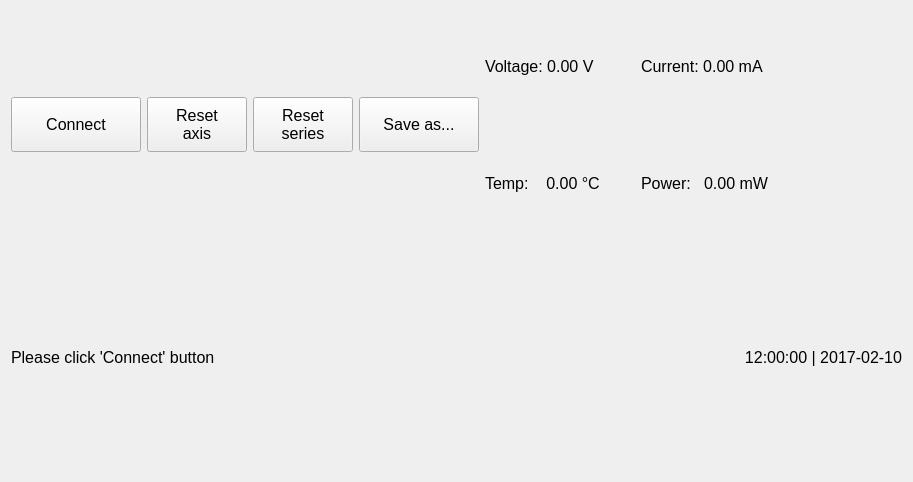
<?xml version="1.0" encoding="UTF-8"?>
<ui version="4.0">
 <class>MainWindow</class>
 <widget class="QMainWindow" name="MainWindow">
  <property name="geometry">
   <rect>
    <x>0</x>
    <y>0</y>
    <width>913</width>
    <height>482</height>
   </rect>
  </property>
  <property name="font">
   <font>
    <pointsize>12</pointsize>
   </font>
  </property>
  <property name="windowTitle">
   <string>DataLogger</string>
  </property>
  <widget class="QWidget" name="centralWidget">
   <layout class="QGridLayout" name="gridLayout">
    <item row="0" column="0">
     <layout class="QVBoxLayout" name="verticalLayout_2">
      <item>
       <layout class="QHBoxLayout" name="horizontalLayout_2">
        <item>
         <widget class="QToolButton" name="connectBtn">
          <property name="minimumSize">
           <size>
            <width>130</width>
            <height>55</height>
           </size>
          </property>
          <property name="text">
           <string>Connect</string>
          </property>
          <property name="checkable">
           <bool>true</bool>
          </property>
         </widget>
        </item>
        <item>
         <widget class="QPushButton" name="resetAxisBtn">
          <property name="maximumSize">
           <size>
            <width>100</width>
            <height>55</height>
           </size>
          </property>
          <property name="font">
           <font>
            <pointsize>12</pointsize>
           </font>
          </property>
          <property name="text">
           <string>Reset
axis</string>
          </property>
         </widget>
        </item>
        <item>
         <widget class="QPushButton" name="resetSeriesBtn">
          <property name="maximumSize">
           <size>
            <width>100</width>
            <height>55</height>
           </size>
          </property>
          <property name="text">
           <string>Reset
series</string>
          </property>
         </widget>
        </item>
        <item>
         <widget class="QPushButton" name="saveBtn">
          <property name="maximumSize">
           <size>
            <width>120</width>
            <height>55</height>
           </size>
          </property>
          <property name="text">
           <string>Save as...</string>
          </property>
         </widget>
        </item>
        <item>
         <layout class="QVBoxLayout" name="verticalLayout_6">
          <item>
           <layout class="QHBoxLayout" name="horizontalLayout">
            <item>
             <widget class="QLabel" name="voltageLbl">
              <property name="maximumSize">
               <size>
                <width>150</width>
                <height>16777215</height>
               </size>
              </property>
              <property name="text">
               <string>Voltage: 0.00 V</string>
              </property>
             </widget>
            </item>
            <item>
             <widget class="QLabel" name="currentLbl">
              <property name="text">
               <string>Current: 0.00 mA</string>
              </property>
             </widget>
            </item>
           </layout>
          </item>
          <item>
           <layout class="QHBoxLayout" name="horizontalLayout_3">
            <item>
             <widget class="QLabel" name="tempLbl">
              <property name="maximumSize">
               <size>
                <width>150</width>
                <height>16777215</height>
               </size>
              </property>
              <property name="text">
               <string>Temp:    0.00 °C</string>
              </property>
             </widget>
            </item>
            <item>
             <widget class="QLabel" name="powerLbl">
              <property name="text">
               <string>Power:   0.00 mW</string>
              </property>
             </widget>
            </item>
           </layout>
          </item>
         </layout>
        </item>
       </layout>
      </item>
     </layout>
    </item>
    <item row="1" column="0">
     <layout class="QGridLayout" name="layout">
      <property name="spacing">
       <number>0</number>
      </property>
     </layout>
    </item>
    <item row="2" column="0">
     <layout class="QHBoxLayout" name="horizontalLayout_8">
      <item>
       <layout class="QGridLayout" name="gridLayout_2">
        <item row="0" column="0">
         <widget class="QLabel" name="tcp_status_label">
          <property name="minimumSize">
           <size>
            <width>0</width>
            <height>0</height>
           </size>
          </property>
          <property name="maximumSize">
           <size>
            <width>16777215</width>
            <height>16777215</height>
           </size>
          </property>
          <property name="text">
           <string>Please click 'Connect' button</string>
          </property>
         </widget>
        </item>
        <item row="0" column="1">
         <widget class="QLabel" name="dateTimeLbl">
          <property name="minimumSize">
           <size>
            <width>0</width>
            <height>0</height>
           </size>
          </property>
          <property name="maximumSize">
           <size>
            <width>16777215</width>
            <height>16777215</height>
           </size>
          </property>
          <property name="text">
           <string>12:00:00 | 2017-02-10</string>
          </property>
          <property name="alignment">
           <set>Qt::AlignRight|Qt::AlignTrailing|Qt::AlignVCenter</set>
          </property>
         </widget>
        </item>
       </layout>
      </item>
     </layout>
    </item>
   </layout>
  </widget>
 </widget>
 <layoutdefault spacing="6" margin="11"/>
 <resources/>
 <connections/>
</ui>
